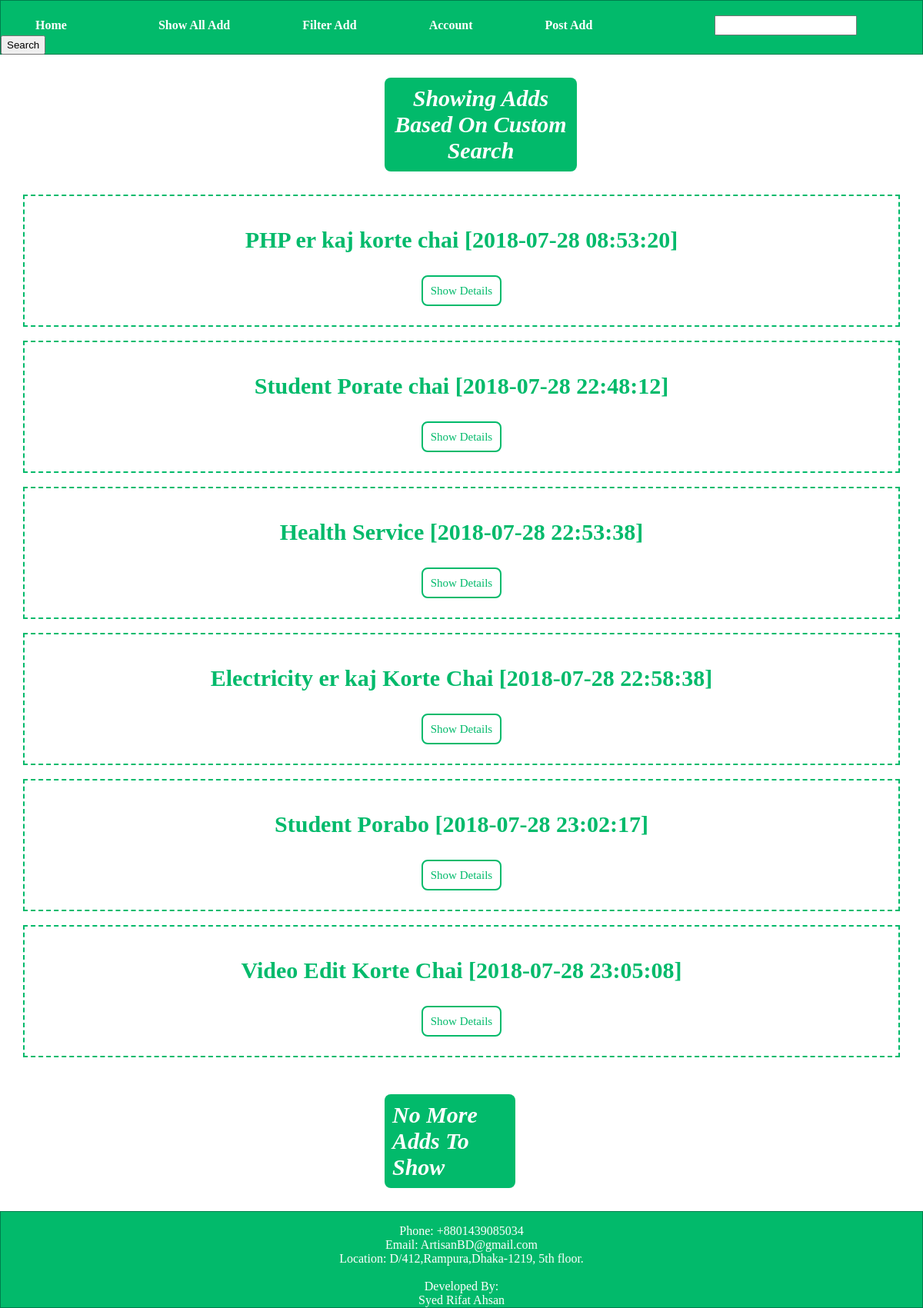
Screenshot of /show-random-search-add.php with the database file from the repository.
### tables this page shows
CREATE TABLE IF NOT EXISTS `advertisement` (
  `useremail` varchar(100) NOT NULL,
  `Id` int(11) NOT NULL AUTO_INCREMENT,
  `serviceCatagory` varchar(80) NOT NULL,
  `serviceField` text NOT NULL,
  `description` longtext,
  `district` varchar(60) NOT NULL,
  `area` varchar(60) NOT NULL,
  `address` varchar(90) NOT NULL,
  `postingTime` timestamp NULL DEFAULT NULL,
  `addTitle` varchar(100) NOT NULL,
  PRIMARY KEY (`useremail`,`Id`),
  UNIQUE KEY `Id` (`Id`)
);

### show-random-search-add.php (the view, shortened to what this page needs)
<?php
             include 'dbConnect.php';
        ?>
<!DOCTYPE html>
<html>
<head>
    <link href="assets/css/style.css" rel="stylesheet" type="text/css"/>
</head>
    <body>
 <center>
        <i><h3 id="place" style=" font-size:30px; color: white; background-color: #02BA6B; border: none; margin-left: 500px; margin-right: 450px;">Showing Adds Based On Custom Search</h3></i>
            <?php
            $getAllAddTitle="select * from advertisement where addTitle LIKE '%$s%' or  serviceCatagory LIKE '%$s%' or  serviceField LIKE '%$s%' or  description LIKE '%$s%' or  district LIKE '%$s%' or  area LIKE '%$s%' order by postingTime ";
              $resultTitles=mysqli_query($mysqli,$getAllAddTitle)or die($mysqli->error);
              $numRows= mysqli_num_rows($resultTitles);
             if($numRows!=0){
             while($numRows>0){
                 while($row=mysqli_fetch_assoc($resultTitles)){
                     echo '<div style="border: 2.5px dashed #02BA6B; margin-left: 30px; margin-right: 30px;">';
                     echo '<h3 id="place" style=" font-size:30px; color: #02BA6B; background-color: white; border: none;">'.$row['addTitle']." [".$row['postingTime']."]".'</h3>';
                      { ?>
                      <a id="place" style="font-size: 15px; color: #02BA6B;text-decoration: none;" type="button" href="show-an-add.php?id=<?php echo $row["Id"];?>">Show Details</a>
                      <br><br><br>
                      <?php }
                      echo '</div>'.'<br>';
                }
                 $numRows=$numRows-1;
              }
             }
            ?>
    </center>
    <i><h3 id="place" style=" font-size:30px; color: white; background-color: #02BA6B; border: none; margin-left: 500px; margin-right: 530px; padding-left: 10px;"> No More Adds To Show</h3></i>
    </body>
</html>

### assets/css/style.css (style rules this page uses)
body { margin: 0; padding: 0; }
#nav-bar { background-color: #02BA6B; padding-top: 19px; color: white; border: 1.5px solid #007D4C; margin-right: : 0px; }
#nav-button { padding-left: 30px; padding-right: 30px; padding-top: 15px; padding-bottom: 15px; margin-left: 15px; margin-right: 15px; }
#nav-bar { height: 50px; }
#footer { background-color: #02BA6B; padding-top: 16px; color: white; border: 1.5px solid #007D4C; margin: 0px; }
#place { border: 2.5px solid #02BA6B; border-radius: 8px; padding: 10px; background-color: white; color: #02BA6B; }

### rows the page displays
advertisement: addTitle "PHP er kaj korte chai", postingTime "2018-07-28 08:53:20"
advertisement: addTitle "Student Porate chai", postingTime "2018-07-28 22:48:12"
advertisement: addTitle "Health Service", postingTime "2018-07-28 22:53:38"
advertisement: addTitle "Electricity er kaj Korte Chai", postingTime "2018-07-28 22:58:38"
advertisement: addTitle "Student Porabo", postingTime "2018-07-28 23:02:17"
advertisement: addTitle "Video Edit Korte Chai", postingTime "2018-07-28 23:05:08"
